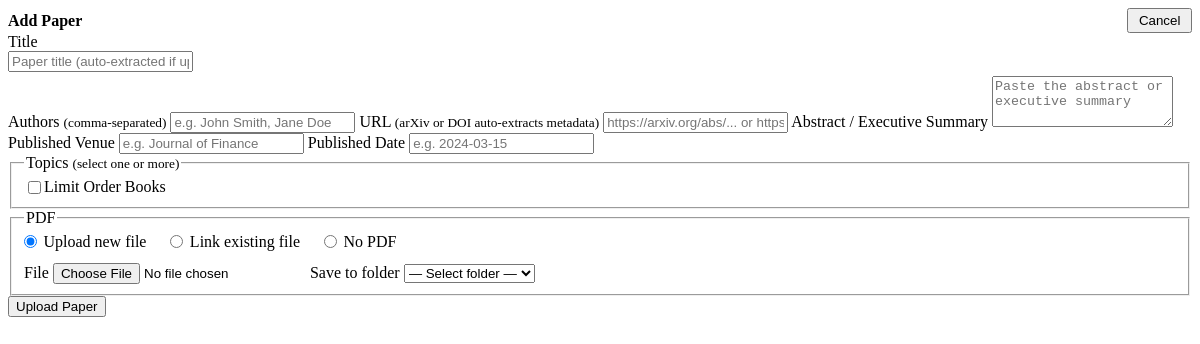
/papers/upload?topic_id=4, run on an earlier commit of the app's database.
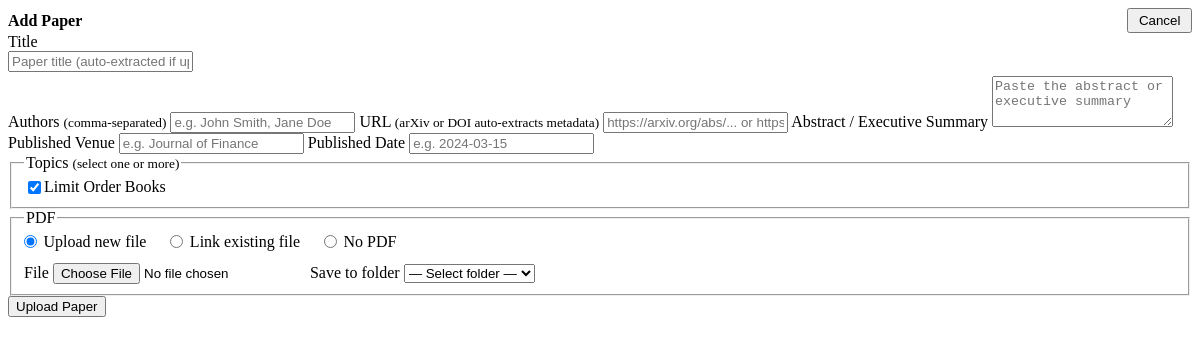
And on a later commit of the database.
### tables this page shows
CREATE TABLE topics (
    id              INTEGER PRIMARY KEY AUTOINCREMENT,
    name            TEXT NOT NULL UNIQUE,
    description     TEXT NOT NULL DEFAULT '',
    keywords        TEXT NOT NULL DEFAULT '[]',          -- JSON list of strings
    priority_keywords TEXT NOT NULL DEFAULT '[]',        -- JSON list of high-weight keywords
    problem_statements TEXT NOT NULL DEFAULT '[]',       -- JSON list of free-text problems
    sources         TEXT NOT NULL DEFAULT '["arxiv"]',   -- JSON list: arxiv, ssrn, kaggle
    pdf_policy      TEXT NOT NULL DEFAULT 'link_only'
                        CHECK (pdf_policy IN ('link_only', 'download')),
    is_active       INTEGER NOT NULL DEFAULT 1,
    created_at      TEXT NOT NULL DEFAULT (datetime('now')),
    updated_at      TEXT NOT NULL DEFAULT (datetime('now'))
, skim_skill_md TEXT, deep_synthesis_skill_md TEXT);

### poneglyph/routes/papers.py (the view)
@router.get("/upload", response_class=HTMLResponse)
async def upload_form(request: Request, topic_id: int | None = None):
    all_topics = [row_to_dict(r) for r in fetch_all("SELECT id, name FROM topics ORDER BY name")]
    preselected_ids = [topic_id] if topic_id else []
    subfolders = list_subfolders()
    return templates.TemplateResponse(
        "papers/upload_form.html",
        {"request": request, "all_topics": all_topics, "preselected_ids": preselected_ids, "subfolders": subfolders},
    )

### templates/papers/upload_form.html (shortened to what this page needs)
<article>
    <header>
        <div style="display: flex; justify-content: space-between; align-items: center;">
            <strong>Add Paper</strong>
            <button class="outline secondary" style="margin:0; padding: 0.2rem 0.6rem;"
                    onclick="document.getElementById('upload-form-area').innerHTML=''">
                Cancel
            </button>
        </div>
    </header>
    <form hx-post="/papers/upload"
          hx-encoding="multipart/form-data"
          hx-target="#upload-form-area"
          hx-swap="innerHTML"
          hx-indicator="#upload-submit-ind">
        <label>Title
            <div style="display: flex; gap: 0.5rem; align-items: flex-start;">
                <div style="flex: 1;">
                    <input type="text" name="title" id="title-input"
                           value="{{ prefill.title if prefill and prefill.title else '' }}"
                           placeholder="Paper title (auto-extracted if uploading PDF or recognised URL)">
                </div>
            </div>
        </label>
        <label>Authors <small>(comma-separated)</small>
            <input type="text" name="authors" id="authors-input"
                   value="{{ prefill.authors if prefill and prefill.authors else '' }}"
                   placeholder="e.g. John Smith, Jane Doe">
        </label>
        <label>URL <small>(arXiv or DOI auto-extracts metadata)</small>
            <input type="url" name="url" id="url-input"
                   value="{{ prefill.url if prefill and prefill.url else '' }}"
                   placeholder="https://arxiv.org/abs/... or https://doi.org/...">
        </label>
        <label>Abstract / Executive Summary
            <textarea name="abstract" id="abstract-input" rows="3"
                      placeholder="Paste the abstract or executive summary">{{ prefill.abstract if prefill and prefill.abstract else '' }}</textarea>
        </label>
        <div class="grid">
            <label>Published Venue
                <input type="text" name="published_venue" id="venue-input"
                       value="{{ prefill.published_venue if prefill and prefill.published_venue else '' }}"
                       placeholder="e.g. Journal of Finance">
            </label>
            <label>Published Date
                <input type="text" name="published_date" id="date-input"
                       value="{{ prefill.published_date if prefill and prefill.published_date else '' }}"
                       placeholder="e.g. 2024-03-15">
            </label>
        </div>
        <fieldset>
            <legend>Topics <small>(select one or more)</small></legend>
            {% for t in all_topics %}
            <label style="display: inline-flex; align-items: center; margin-right: 1rem;">
                <input type="checkbox" name="topic_ids" value="{{ t.id }}"
                       {% if t.id in preselected_ids %}checked{% endif %}>
                {{ t.name }}
            </label>
            {% endfor %}
        </fieldset>
        {% if pdf_tmp_id %}
        <fieldset>
            <legend>PDF</legend>
            <p style="margin-bottom: 0.5rem; font-size: 0.85rem; color: var(--pico-muted-color);">
                PDF already uploaded. Select a destination folder to save it.
            </p>
            <input type="hidden" name="pdf_mode" value="upload">
            <label>Save to folder
                <select name="pdf_subfolder">
                    <option value="">— Select folder —</option>
                    {% for sf in subfolders %}
                    <option value="{{ sf }}" {% if sf == pdf_subfolder_selected %}selected{% endif %}>{{ sf }}</option>
                    {% endfor %}
                </select>
            </label>
        </fieldset>
        {% else %}
        <fieldset>
            <legend>PDF</legend>
            <div style="display: flex; gap: 1.5rem; margin-bottom: 0.75rem;">
                <label style="display: inline-flex; align-items: center; gap: 0.4rem; margin: 0; font-weight: normal; cursor: pointer;">
                    <input type="radio" name="pdf_mode" value="upload" checked
                           onchange="setPdfMode('upload')" style="margin: 0;">
                    Upload new file
                </label>
                <label style="display: inline-flex; align-items: center; gap: 0.4rem; margin: 0; font-weight: normal; cursor: pointer;">
                    <input type="radio" name="pdf_mode" value="link"
                           onchange="setPdfMode('link')" style="margin: 0;">
                    Link existing file
                </label>
                <label style="display: inline-flex; align-items: center; gap: 0.4rem; margin: 0; font-weight: normal; cursor: pointer;">
                    <input type="radio" name="pdf_mode" value="none"
                           onchange="setPdfMode('none')" style="margin: 0;">
                    No PDF
                </label>
            </div>
            <div id="pdf-upload-section">
                <div class="grid">
                    <label>File
                        <input type="file" name="pdf_file" accept=".pdf">
                    </label>
                    <label>Save to folder
                        <select name="pdf_subfolder">
                            <option value="">— Select folder —</option>
                        </select>
                    </label>
                </div>
            </div>
        </fieldset>
        {% endif %}
        <button type="submit">
            Upload Paper <span id="upload-submit-ind" class="htmx-indicator"></span>
        </button>
    </form>
</article>

What changed in the data, as far as the page shows it:
removed topics: name "Limit Order Books"
added topics: topic_ids "☑", name "Limit Order Books"
